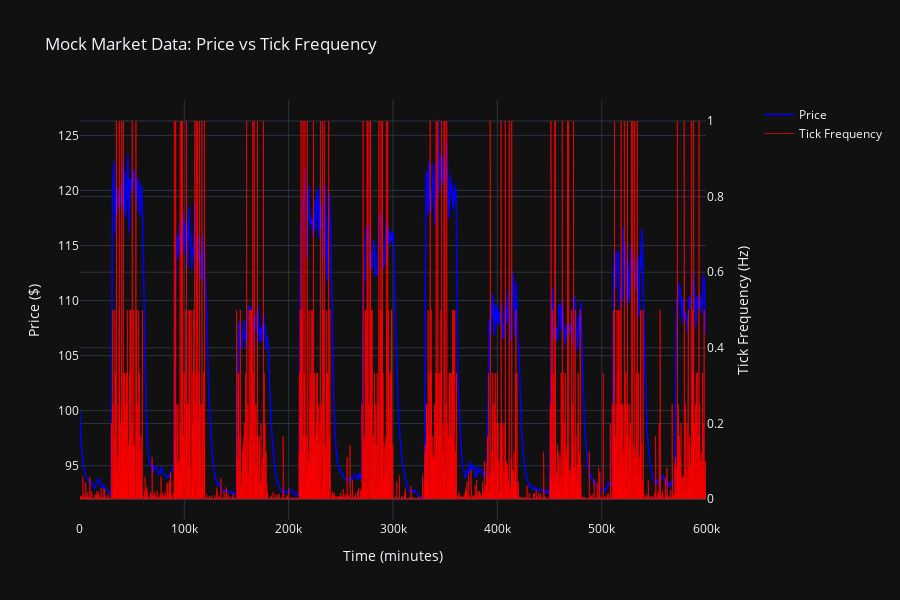

Notebook code cell kept with this figure:
### Markdown cell above
## Dual-Axis Plot: Price + Activity

### Code cell
# Create subplot with secondary y-axis
fig = make_subplots(specs=[[{"secondary_y": True}]])

# Add price trace
fig.add_trace(
    go.Scatter(
        x=df_plot['time_minutes'].to_numpy(),
        y=df_plot['price'].to_numpy(),
        mode='lines',
        name='Price',
        line=dict(color='blue', width=1.5)
    ),
    secondary_y=False,
)

# Add frequency trace
fig.add_trace(
    go.Scatter(
        x=df_plot['time_minutes'].to_numpy(),
        y=df_plot['instantaneous_frequency'].to_numpy(),
        mode='lines',
        name='Tick Frequency',
        line=dict(color='red', width=1),
        opacity=0.7
    ),
    secondary_y=True,
)

# Update axes labels
fig.update_xaxes(title_text="Time (minutes)")
fig.update_yaxes(title_text="Price ($)", secondary_y=False)
fig.update_yaxes(title_text="Tick Frequency (Hz)", secondary_y=True)

# Update layout
fig.update_layout(
    title="Mock Market Data: Price vs Tick Frequency",
    width=900, height=600,
    hovermode='x unified'
)

fig.show()

### Figure 1 — Plotly figure (JSON) as saved in the notebook; plotly's stock layout.template omitted (floating-point values rounded to 4 significant figures; data arrays with more than 128 entries replaced by an {"elided": "..."} marker saying what was removed)
{"data": [{"line": {"color": "blue", "width": 1.5}, "mode": "lines", "name": "Price", "x": {"elided": "47333 float values"}, "y": {"elided": "47333 float values"}, "type": "scatter", "xaxis": "x", "yaxis": "y"}, {"line": {"color": "red", "width": 1}, "mode": "lines", "name": "Tick Frequency", "opacity": 0.7, "x": {"elided": "47333 float values"}, "y": {"elided": "47333 float values"}, "type": "scatter", "xaxis": "x", "yaxis": "y2"}], "layout": {"xaxis": {"anchor": "y", "domain": [0.0, 0.94], "title": {"text": "Time (minutes)"}}, "yaxis": {"anchor": "x", "domain": [0.0, 1.0], "title": {"text": "Price ($)"}}, "yaxis2": {"anchor": "x", "overlaying": "y", "side": "right", "title": {"text": "Tick Frequency (Hz)"}}, "title": {"text": "Mock Market Data: Price vs Tick Frequency"}, "width": 900, "height": 600, "hovermode": "x unified"}}
